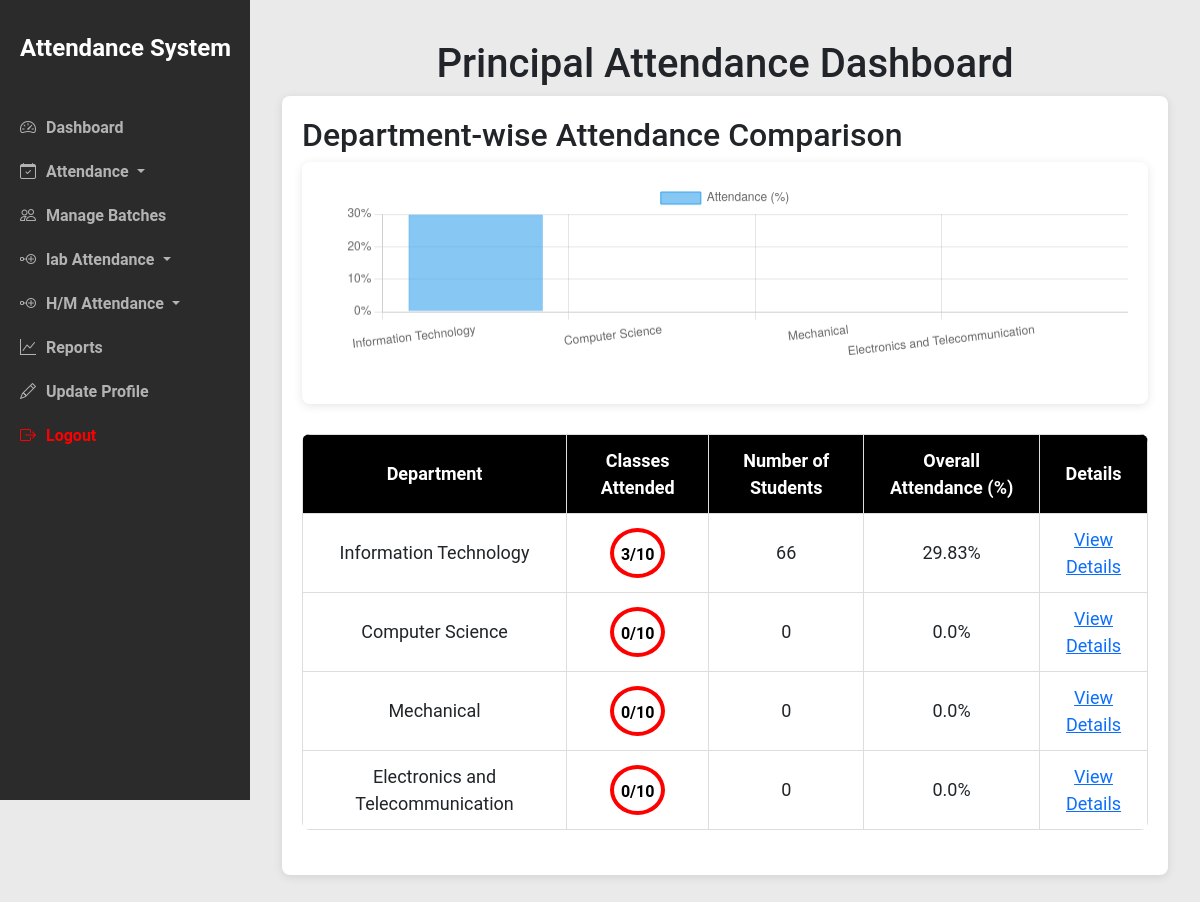
Screenshot of /PrincipalDashboard/ with the database file from the repository.
### myapp/models.py (models this page shows, shortened)
class Department(models.Model):
    name = models.CharField(max_length=100, unique=True, verbose_name="Department Name")
    created_at = models.DateTimeField(auto_now_add=True, verbose_name="Created At")
    updated_at = models.DateTimeField(auto_now=True, verbose_name="Updated At")
    class Meta:
        indexes = [
            models.Index(fields=['name']),
        ]

### myapp/principalViews.py (the view)
# urls.py: path('PrincipalDashboard/',principalViews.PrincipalDashboard,name='PrincipalDashboard'),
def PrincipalDashboard(request):
    departments = Department.objects.all()
    department_data = []
    if request.user.groups.filter(name='Principal').exists():
        is_hod = False
        is_principal = True
    elif request.user.groups.filter(name='HOD').exists():
        is_hod = True
        is_principal = False
    else:
        is_hod = False
        is_principal = False
    for department in departments:
        total_students = Student.objects.filter(semester__session_year__department=department).count()
        attendance_records = Attendance.objects.filter(student__semester__session_year__department=department)
        total_class_entries = attendance_records.values('course').distinct().count()
        total_present = attendance_records.filter(present=True).count()
        if total_students > 0:
            total_classes_score = round((total_class_entries / total_students) * 10)  # Round to the nearest whole number
        else:
            total_classes_score = 0.0
        if attendance_records.count() > 0:  # Only calculate if there are attendance records
            overall_attendance_percentage = (total_present / attendance_records.count()) * 100
        else:
            overall_attendance_percentage = 0.0  # No attendance records, so 0%
        department_data.append({
            'name': department.name,  # Department name
            'total_classes': total_classes_score,  # Use the rounded total classes score
            'total_students': total_students,  # Number of students in the department
            'attendance_percentage': round(overall_attendance_percentage, 2),  # Rounded to 2 decimal places
        })
    return render(request, 'PrincipalDashboard.html', {'department_data': department_data, 'is_hod': is_hod, 'is_principal': is_principal})

### templates/PrincipalDashboard.html (shortened to what this page needs)
<!DOCTYPE html>
<html lang="en">
<head>
</head>
<body>
    {% include 'teachertemplates/navbar.html' %}
<div class="content">
<div class="container">
    <h1>Principal Attendance Dashboard</h1>
    <div class="table-container">
        <h2>Department-wise Attendance Comparison</h2>
        <div class="table-container">
            <canvas id="attendanceChart" width="400" height="100"></canvas>
        </div>
        <table>
            <thead>
                <tr>
                    <th>Department</th>
                    <th>Classes Attended</th>
                    <th>Number of Students</th>
                    <th>Overall Attendance (%)</th>
                    <th>Details</th>
                </tr>
            </thead>
            <tbody>
                {% for department in department_data %}
                <tr>
                    <td>{{ department.name }}</td>
                    <td>
                        <div class="circle-container">
                            <span id="circle-{{ forloop.counter }}" class="circle
                                {% if department.total_classes <= 3 %}red{% elif department.total_classes <= 6 %}yellow{% else %}green{% endif %}
                                pulse">
                                {{ department.total_classes|floatformat:0 }}/10
                            </span>
                        </div>
                    </td>
                    <td>{{ department.total_students }}</td>
                    <td>{{ department.attendance_percentage }}%</td>
                    <td><a href="{% url 'HOD_Dashboard' %}?department={{ department.name|urlencode }}">View Details</a></td>
                </tr>
                {% endfor %}
            </tbody>
        </table>
    </div>
    </div>
    <script>
        var ctx = document.getElementById('attendanceChart').getContext('2d');
        var attendanceChart = new Chart(ctx, {
            type: 'bar',
            data: {
                labels: [{% for department in department_data %} '{{ department.name }}', {% endfor %}], // Department names
                datasets: [{
                    label: 'Attendance (%)',
                    data: [{% for department in department_data %} {{ department.attendance_percentage }}, {% endfor %}], // Attendance percentage for each department
                    backgroundColor: 'rgba(54, 162, 235, 0.6)', // Blue color for bars
                    borderColor: 'rgba(54, 162, 235, 1)',
                    borderWidth: 1
                }]
            },
            options: {
                scales: {
                    y: {
                        beginAtZero: true,
                        title: {
                            display: true,
                        },
                        ticks: {
                            callback: function(value) { return value + '%'; } // Add '%' to the y-axis labels
                        }
                    },
                    x: {
                        title: {
                            display: true,
                        }
                    }
                },
                plugins: {
                    tooltip: {
                        callbacks: {
                            label: function(tooltipItem) {
                                return tooltipItem.raw + '%'; // Show percentage in tooltip
                            }
                        }
                    }
                }
            }
        });
    </script>
</div>
</body>
</html>

### templates/PrincipalDashboard.html (style rules this page uses)
body { font-family: Arial, sans-serif; margin: 0; padding: 0; background-color: #f4f4f4; }
.container { width: 90%; margin: auto; padding: 20px; margin-left: 250px; }
h1 { text-align: center; margin-bottom: 20px; }
table { width: 100%; border-collapse: collapse; margin: 25px 0; font-size: 18px; border-radius: 8px; overflow: hidden; }
table th, table td { border: 1px solid #ddd; padding: 12px; text-align: center; }
table th { background-color: black; color:white; }
.red { background-color: #ff9999; }
a { text-decoration: none; color: #3498db; }
.table-container { background-color: white; border-radius: 8px; box-shadow: 0 2px 10px rgba(0, 0, 0, 0.1); padding: 20px; margin-bottom: 30px; }
.circle { display: inline-block; width: 55px; height: 50px; border-radius: 50%; border: 4px solid; background-color: transparent; text-align: center; line-height: 45px; font-weight: bold; font-size: 16px; box-sizing: border-box; color: black; transition: transform 0.2s ease, border-color 0.3s ease; cursor: pointer; }
.circle.red { border-color: red; }
.circle.pulse { animation: pulse 1.5s infinite; }
.circle-container { position: relative; display: inline-block; }

### templates/teachertemplates/navbar.html (style rules this page uses)
body { font-family: "Roboto", sans-serif; display: flex; height: 100vh; margin: 0; background-color: #eaeaea; }
.content { margin-left: 250px; padding: 20px; width: 100%; }

### rows the page displays
Department: name "Information Technology"
Department: name "Computer Science"
Department: name "Mechanical"
Department: name "Electronics and Telecommunication"

### other values shown
{{ department.total_classes|floatformat:0 }} "3" "0" "0" "0"
{{ department.total_students }} "66" "0" "0" "0"
{{ department.attendance_percentage }} "29.83" "0.0" "0.0" "0.0"
chart data {{ department.name }} Information Technology, Computer Science, Mechanical, Electronics and Telecommunication
chart data {{ department.attendance_percentage }} 29.83, 0.0, 0.0, 0.0
